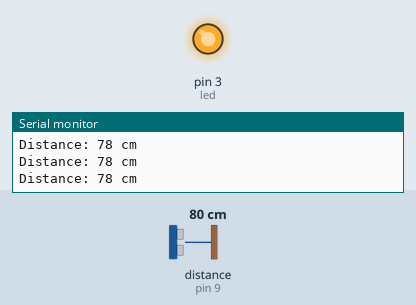
Bench run of a sketch on a simulated Arduino Uno, built with avr-gcc and run on an emulated ATmega328P. Parts: output pins drawn as LEDs (lit = HIGH), the last lines printed to the serial monitor. Wiring (inferred from the names in the program): ultrasonic range finder: trigger pin 10; echo pin 9. The test bench sets the inputs (shaded band); at power-on: distance to the obstacle (sensor on pin 9) 80 cm. The echo pulse lasts 58.3 µs per cm; pins used as bus, display or sensor lines are not drawn.

Above: at 1.2 s.
1.3 s: distance to the obstacle (sensor on pin 9) set to 97 cm
2.8 s: distance to the obstacle (sensor on pin 9) set to 106 cm
At 4.0 s:
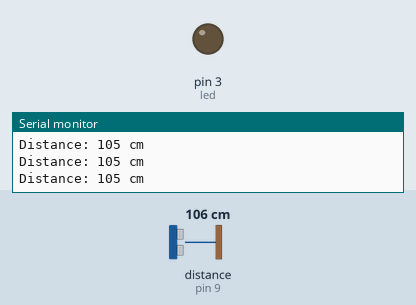
4.3 s: distance to the obstacle (sensor on pin 9) set to 2 cm
At 5.5 s:
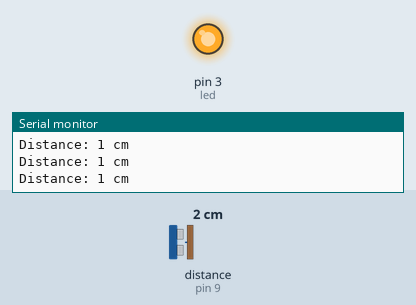
5.8 s: distance to the obstacle (sensor on pin 9) set to 120 cm
At 7.3 s:
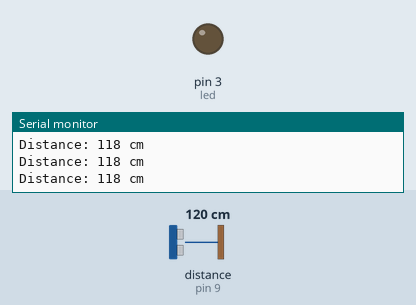
Timing chart, 0 to 8.4 s (numbered marks = the images above; inputs shaded):
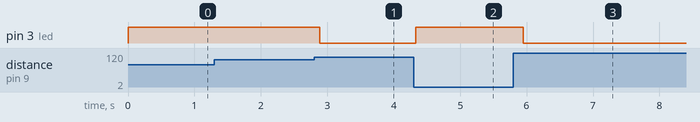

Measured:
- the behaviour switches between 101 and 102 cm on distance to the obstacle (sensor on pin 9) (found by bisection; images 0 and 1)
- after the input at 2.8 s, pin 3 (led): HIGH → LOW after 0.09 s
- after the input at 4.3 s, pin 3 (led): LOW → HIGH at once
- after the input at 5.8 s, pin 3 (led): HIGH → LOW after 0.15 s

The sketch:

ultrasonic.ino
```cpp
const int led = 3;
const int trig = 10;
const int echo = 9;
long totaltime;
int distance;

void setup() {
  pinMode(trig, OUTPUT);
  pinMode(echo, INPUT);
  pinMode(led, OUTPUT);
  Serial.begin(9600);
}

void loop() {
  digitalWrite(trig, LOW);
  delayMicroseconds(2);
  digitalWrite(trig, HIGH);
  delayMicroseconds(10);
  digitalWrite(trig, LOW);

  totaltime = pulseIn(echo, HIGH, 30000);

  if (totaltime > 0) {
    distance = totaltime * 0.034 / 2;
    Serial.print("Distance: ");
    Serial.print(distance);
    Serial.println(" cm");
  } else {
    Serial.println("No echo received");
  }

  if (totaltime > 0 && distance < 100) {
    digitalWrite(led, HIGH);
  } else {
    digitalWrite(led, LOW);
  }

  delay(200);
}
```
